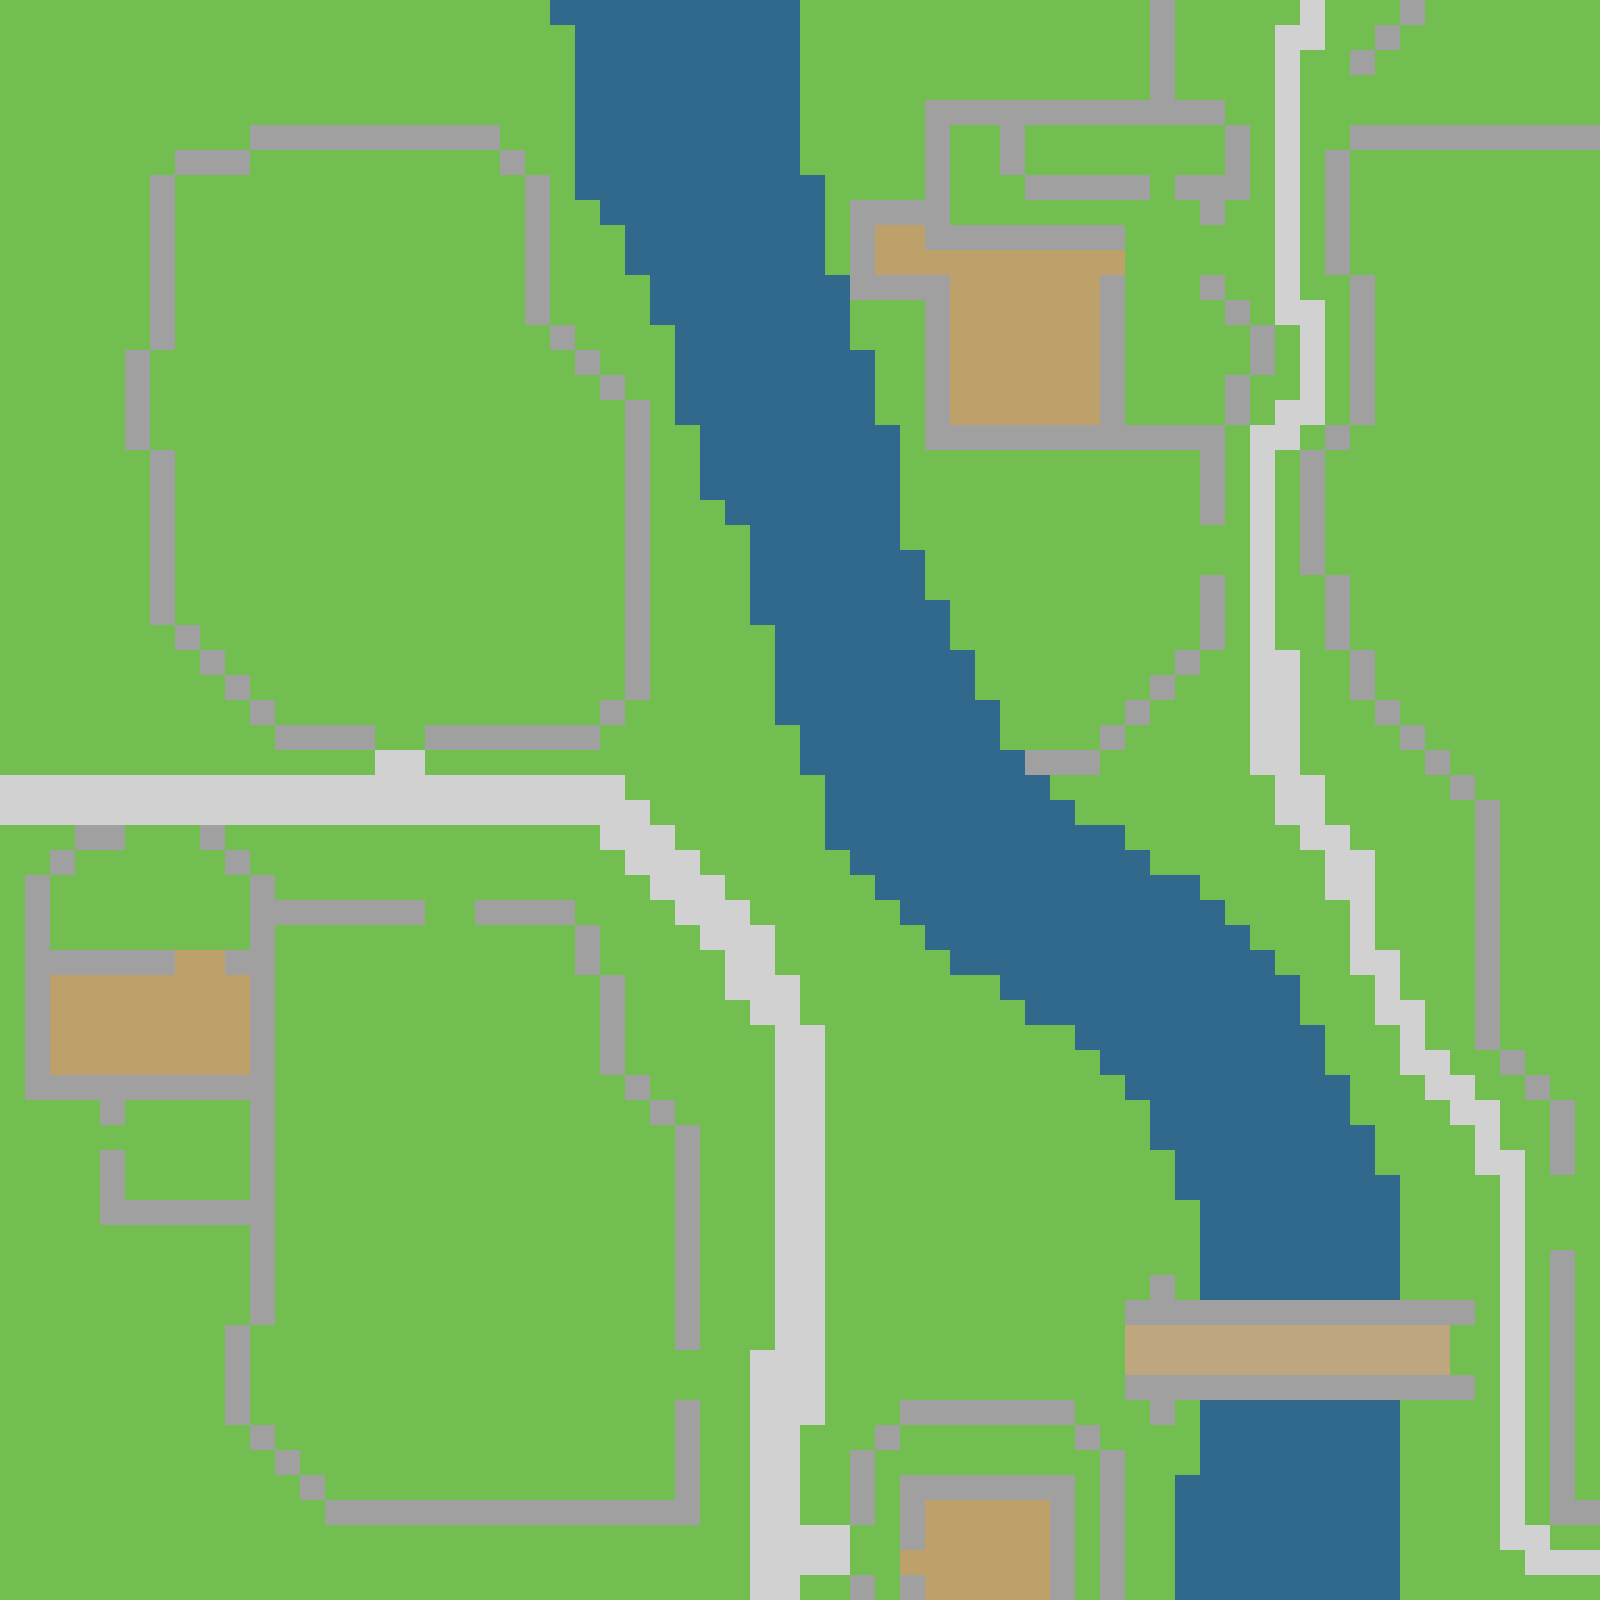

This game map was drawn from its Tiled (.tmx) file and the tilesets committed beside it. A one-line description and the trimmed map source follow:
An orthogonal 64x64 tile map with 25x25 px tiles, 1 tile layer (Tile Layer 1), 2 tilesets and 46 objects.

<map version="1.0" orientation="orthogonal" width="64" height="64" tilewidth="25" tileheight="25">
 <tileset firstgid="1" name="Lumbridge" tilewidth="25" tileheight="25">
  <image source="../tileset.png" width="400" height="25" />
 </tileset>
 <tileset firstgid="17" name="objectset" tilewidth="25" tileheight="25">
  <image source="objectset.png" width="350" height="50" />
 </tileset>
 <layer name="Tile Layer 1" width="64" height="64">
  <data>[4096 cells, 4096 non-empty, 6 distinct tile ids]</data>
 </layer>
 <objectgroup name="Object Layer 1" width="64" height="64">
  <object gid="21" x="1175" y="775" />
  <object gid="21" x="1200" y="825" />
  <object gid="21" x="1400" y="825" />
  <object gid="19" x="100" y="1350" />
  <object gid="19" x="25" y="1500" />
  <object gid="19" x="275" y="1575" />
  <object gid="19" x="725" y="1225" />
  <object gid="19" x="1000" y="1325" />
  <object gid="19" x="850" y="1075" />
  <object gid="19" x="650" y="750" />
  <object gid="19" x="675" y="575" />
  <object gid="19" x="950" y="500" />
  <object gid="19" x="950" y="575" />
  <object gid="19" x="1025" y="525" />
  <object gid="19" x="1425" y="225" />
  <object gid="19" x="875" y="50" />
  <object gid="19" x="75" y="75" />
  <object gid="19" x="325" y="50" />
  <object gid="19" x="375" y="100" />
  <object gid="19" x="50" y="325" />
  <object gid="19" x="50" y="450" />
  <object gid="20" x="150" y="1400" />
  <object gid="20" x="150" y="1500" />
  <object gid="20" x="50" y="1575" />
  <object gid="20" x="25" y="1325" />
  <object gid="20" x="525" y="1550" />
  <object gid="20" x="900" y="1200" />
  <object gid="20" x="1050" y="1175" />
  <object gid="20" x="1150" y="800" />
  <object gid="20" x="1250" y="875" />
  <object gid="20" x="1425" y="925" />
  <object gid="20" x="1425" y="1250" />
  <object gid="20" x="1450" y="1500" />
  <object gid="20" x="1500" y="625" />
  <object gid="20" x="1425" y="500" />
  <object gid="20" x="1475" y="400" />
  <object gid="20" x="950" y="75" />
  <object gid="20" x="200" y="125" />
  <object gid="20" x="75" y="225" />
  <object gid="20" x="25" y="700" />
  <object gid="20" x="175" y="750" />
  <object gid="20" x="325" y="875" />
  <object gid="20" x="500" y="875" />
  <object gid="20" x="750" y="825" />
  <object gid="20" x="775" y="925" />
  <object gid="20" x="575" y="300" />
 </objectgroup>
</map>
